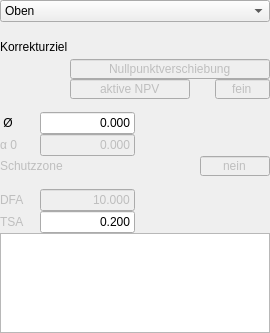
<?xml version="1.0" encoding="UTF-8"?>
<ui version="4.0">
 <class>TP_Bohrung</class>
 <widget class="QWidget" name="TP_Bohrung">
  <property name="geometry">
   <rect>
    <x>0</x>
    <y>0</y>
    <width>270</width>
    <height>333</height>
   </rect>
  </property>
  <property name="minimumSize">
   <size>
    <width>0</width>
    <height>0</height>
   </size>
  </property>
  <property name="maximumSize">
   <size>
    <width>270</width>
    <height>16777215</height>
   </size>
  </property>
  <property name="windowTitle">
   <string>Form</string>
  </property>
  <layout class="QVBoxLayout" name="verticalLayout">
   <property name="spacing">
    <number>0</number>
   </property>
   <property name="leftMargin">
    <number>0</number>
   </property>
   <property name="topMargin">
    <number>0</number>
   </property>
   <property name="rightMargin">
    <number>0</number>
   </property>
   <property name="bottomMargin">
    <number>0</number>
   </property>
   <item>
    <widget class="QComboBox" name="comboBox_Frame">
     <item>
      <property name="text">
       <string>Oben</string>
      </property>
     </item>
     <item>
      <property name="text">
       <string>Hinten</string>
      </property>
     </item>
     <item>
      <property name="text">
       <string>Links</string>
      </property>
     </item>
     <item>
      <property name="text">
       <string>Vorne</string>
      </property>
     </item>
     <item>
      <property name="text">
       <string>Rechts</string>
      </property>
     </item>
    </widget>
   </item>
   <item>
    <spacer name="verticalSpacer_2">
     <property name="orientation">
      <enum>Qt::Vertical</enum>
     </property>
     <property name="sizeType">
      <enum>QSizePolicy::Fixed</enum>
     </property>
     <property name="sizeHint" stdset="0">
      <size>
       <width>20</width>
       <height>13</height>
      </size>
     </property>
    </spacer>
   </item>
   <item>
    <widget class="QLabel" name="label_Korrekturziel">
     <property name="maximumSize">
      <size>
       <width>16777215</width>
       <height>30</height>
      </size>
     </property>
     <property name="text">
      <string>Korrekturziel</string>
     </property>
    </widget>
   </item>
   <item>
    <layout class="QHBoxLayout" name="horizontalLayout">
     <property name="spacing">
      <number>0</number>
     </property>
     <item>
      <spacer name="horizontalSpacer_Nullpunktverschiebung">
       <property name="orientation">
        <enum>Qt::Horizontal</enum>
       </property>
       <property name="sizeType">
        <enum>QSizePolicy::Expanding</enum>
       </property>
       <property name="sizeHint" stdset="0">
        <size>
         <width>40</width>
         <height>20</height>
        </size>
       </property>
      </spacer>
     </item>
     <item>
      <widget class="QLineEdit" name="lineEdit_Nullpunkverschiebung">
       <property name="enabled">
        <bool>false</bool>
       </property>
       <property name="minimumSize">
        <size>
         <width>200</width>
         <height>0</height>
        </size>
       </property>
       <property name="maximumSize">
        <size>
         <width>200</width>
         <height>20</height>
        </size>
       </property>
       <property name="text">
        <string>Nullpunktverschiebung</string>
       </property>
       <property name="alignment">
        <set>Qt::AlignCenter</set>
       </property>
      </widget>
     </item>
    </layout>
   </item>
   <item>
    <layout class="QHBoxLayout" name="horizontalLayout_Aktive_NPV">
     <property name="spacing">
      <number>0</number>
     </property>
     <item>
      <spacer name="horizontalSpacer">
       <property name="orientation">
        <enum>Qt::Horizontal</enum>
       </property>
       <property name="sizeType">
        <enum>QSizePolicy::Expanding</enum>
       </property>
       <property name="sizeHint" stdset="0">
        <size>
         <width>40</width>
         <height>20</height>
        </size>
       </property>
      </spacer>
     </item>
     <item>
      <widget class="QLineEdit" name="lineEdit_Aktive_NPV">
       <property name="enabled">
        <bool>false</bool>
       </property>
       <property name="minimumSize">
        <size>
         <width>120</width>
         <height>0</height>
        </size>
       </property>
       <property name="maximumSize">
        <size>
         <width>120</width>
         <height>20</height>
        </size>
       </property>
       <property name="text">
        <string>aktive NPV</string>
       </property>
       <property name="alignment">
        <set>Qt::AlignCenter</set>
       </property>
      </widget>
     </item>
     <item>
      <spacer name="horizontalSpacer_2">
       <property name="orientation">
        <enum>Qt::Horizontal</enum>
       </property>
       <property name="sizeType">
        <enum>QSizePolicy::Fixed</enum>
       </property>
       <property name="sizeHint" stdset="0">
        <size>
         <width>25</width>
         <height>20</height>
        </size>
       </property>
      </spacer>
     </item>
     <item>
      <widget class="QLineEdit" name="lineEdit_Aktive_NPV_2">
       <property name="enabled">
        <bool>false</bool>
       </property>
       <property name="minimumSize">
        <size>
         <width>55</width>
         <height>0</height>
        </size>
       </property>
       <property name="maximumSize">
        <size>
         <width>55</width>
         <height>20</height>
        </size>
       </property>
       <property name="text">
        <string>fein</string>
       </property>
       <property name="alignment">
        <set>Qt::AlignCenter</set>
       </property>
      </widget>
     </item>
    </layout>
   </item>
   <item>
    <spacer name="verticalSpacer_3">
     <property name="orientation">
      <enum>Qt::Vertical</enum>
     </property>
     <property name="sizeType">
      <enum>QSizePolicy::Fixed</enum>
     </property>
     <property name="sizeHint" stdset="0">
      <size>
       <width>20</width>
       <height>13</height>
      </size>
     </property>
    </spacer>
   </item>
   <item>
    <layout class="QHBoxLayout" name="horizontalLayout_Durchmesser">
     <property name="spacing">
      <number>0</number>
     </property>
     <item>
      <widget class="QLabel" name="label_Durchmesser">
       <property name="enabled">
        <bool>true</bool>
       </property>
       <property name="minimumSize">
        <size>
         <width>40</width>
         <height>20</height>
        </size>
       </property>
       <property name="maximumSize">
        <size>
         <width>16777215</width>
         <height>20</height>
        </size>
       </property>
       <property name="text">
        <string> Ø</string>
       </property>
      </widget>
     </item>
     <item>
      <widget class="QLineEdit" name="lineEdit_Durchmesser">
       <property name="enabled">
        <bool>true</bool>
       </property>
       <property name="minimumSize">
        <size>
         <width>75</width>
         <height>20</height>
        </size>
       </property>
       <property name="maximumSize">
        <size>
         <width>95</width>
         <height>16777215</height>
        </size>
       </property>
       <property name="text">
        <string>0.000</string>
       </property>
       <property name="alignment">
        <set>Qt::AlignRight|Qt::AlignTrailing|Qt::AlignVCenter</set>
       </property>
      </widget>
     </item>
     <item>
      <spacer name="horizontalSpacer_11">
       <property name="orientation">
        <enum>Qt::Horizontal</enum>
       </property>
       <property name="sizeHint" stdset="0">
        <size>
         <width>40</width>
         <height>20</height>
        </size>
       </property>
      </spacer>
     </item>
    </layout>
   </item>
   <item>
    <layout class="QHBoxLayout" name="horizontalLayout_Alpha">
     <property name="spacing">
      <number>0</number>
     </property>
     <item>
      <widget class="QLabel" name="label_Alpha">
       <property name="enabled">
        <bool>false</bool>
       </property>
       <property name="minimumSize">
        <size>
         <width>40</width>
         <height>20</height>
        </size>
       </property>
       <property name="maximumSize">
        <size>
         <width>16777215</width>
         <height>20</height>
        </size>
       </property>
       <property name="text">
        <string>α 0</string>
       </property>
      </widget>
     </item>
     <item>
      <widget class="QLineEdit" name="lineEdit_Alpha">
       <property name="enabled">
        <bool>false</bool>
       </property>
       <property name="minimumSize">
        <size>
         <width>75</width>
         <height>20</height>
        </size>
       </property>
       <property name="maximumSize">
        <size>
         <width>95</width>
         <height>16777215</height>
        </size>
       </property>
       <property name="text">
        <string>0.000</string>
       </property>
       <property name="alignment">
        <set>Qt::AlignRight|Qt::AlignTrailing|Qt::AlignVCenter</set>
       </property>
      </widget>
     </item>
     <item>
      <spacer name="horizontalSpacer_10">
       <property name="orientation">
        <enum>Qt::Horizontal</enum>
       </property>
       <property name="sizeHint" stdset="0">
        <size>
         <width>40</width>
         <height>20</height>
        </size>
       </property>
      </spacer>
     </item>
    </layout>
   </item>
   <item>
    <layout class="QHBoxLayout" name="horizontalLayout_Schutzzone">
     <property name="spacing">
      <number>2</number>
     </property>
     <item>
      <widget class="QLabel" name="label_Schutzzone">
       <property name="enabled">
        <bool>false</bool>
       </property>
       <property name="minimumSize">
        <size>
         <width>0</width>
         <height>20</height>
        </size>
       </property>
       <property name="maximumSize">
        <size>
         <width>16777215</width>
         <height>20</height>
        </size>
       </property>
       <property name="text">
        <string>Schutzzone</string>
       </property>
      </widget>
     </item>
     <item>
      <spacer name="horizontalSpacer_12">
       <property name="orientation">
        <enum>Qt::Horizontal</enum>
       </property>
       <property name="sizeHint" stdset="0">
        <size>
         <width>40</width>
         <height>20</height>
        </size>
       </property>
      </spacer>
     </item>
     <item>
      <widget class="QLineEdit" name="lineEdit_Schutzzone">
       <property name="enabled">
        <bool>false</bool>
       </property>
       <property name="minimumSize">
        <size>
         <width>70</width>
         <height>20</height>
        </size>
       </property>
       <property name="maximumSize">
        <size>
         <width>70</width>
         <height>20</height>
        </size>
       </property>
       <property name="text">
        <string>nein</string>
       </property>
       <property name="alignment">
        <set>Qt::AlignCenter</set>
       </property>
      </widget>
     </item>
    </layout>
   </item>
   <item>
    <spacer name="verticalSpacer_4">
     <property name="orientation">
      <enum>Qt::Vertical</enum>
     </property>
     <property name="sizeType">
      <enum>QSizePolicy::Fixed</enum>
     </property>
     <property name="sizeHint" stdset="0">
      <size>
       <width>20</width>
       <height>13</height>
      </size>
     </property>
    </spacer>
   </item>
   <item>
    <layout class="QHBoxLayout" name="horizontalLayout_DFA">
     <property name="spacing">
      <number>0</number>
     </property>
     <item>
      <widget class="QLabel" name="label_DFA">
       <property name="enabled">
        <bool>false</bool>
       </property>
       <property name="minimumSize">
        <size>
         <width>40</width>
         <height>20</height>
        </size>
       </property>
       <property name="maximumSize">
        <size>
         <width>16777215</width>
         <height>20</height>
        </size>
       </property>
       <property name="text">
        <string>DFA</string>
       </property>
      </widget>
     </item>
     <item>
      <widget class="QLineEdit" name="lineEdit_DFA">
       <property name="enabled">
        <bool>false</bool>
       </property>
       <property name="minimumSize">
        <size>
         <width>75</width>
         <height>20</height>
        </size>
       </property>
       <property name="maximumSize">
        <size>
         <width>95</width>
         <height>16777215</height>
        </size>
       </property>
       <property name="text">
        <string>10.000</string>
       </property>
       <property name="alignment">
        <set>Qt::AlignRight|Qt::AlignTrailing|Qt::AlignVCenter</set>
       </property>
      </widget>
     </item>
     <item>
      <spacer name="horizontalSpacer_13">
       <property name="orientation">
        <enum>Qt::Horizontal</enum>
       </property>
       <property name="sizeHint" stdset="0">
        <size>
         <width>40</width>
         <height>20</height>
        </size>
       </property>
      </spacer>
     </item>
    </layout>
   </item>
   <item>
    <layout class="QHBoxLayout" name="horizontalLayout_TSA">
     <property name="spacing">
      <number>0</number>
     </property>
     <item>
      <widget class="QLabel" name="label_TSA">
       <property name="enabled">
        <bool>false</bool>
       </property>
       <property name="minimumSize">
        <size>
         <width>40</width>
         <height>20</height>
        </size>
       </property>
       <property name="maximumSize">
        <size>
         <width>16777215</width>
         <height>20</height>
        </size>
       </property>
       <property name="acceptDrops">
        <bool>true</bool>
       </property>
       <property name="text">
        <string>TSA</string>
       </property>
      </widget>
     </item>
     <item>
      <widget class="QLineEdit" name="lineEdit_TSA">
       <property name="enabled">
        <bool>true</bool>
       </property>
       <property name="minimumSize">
        <size>
         <width>75</width>
         <height>20</height>
        </size>
       </property>
       <property name="maximumSize">
        <size>
         <width>95</width>
         <height>16777215</height>
        </size>
       </property>
       <property name="acceptDrops">
        <bool>true</bool>
       </property>
       <property name="toolTip">
        <string>Vertrauensbereich</string>
       </property>
       <property name="text">
        <string>0.200</string>
       </property>
       <property name="alignment">
        <set>Qt::AlignRight|Qt::AlignTrailing|Qt::AlignVCenter</set>
       </property>
      </widget>
     </item>
     <item>
      <spacer name="horizontalSpacer_14">
       <property name="orientation">
        <enum>Qt::Horizontal</enum>
       </property>
       <property name="sizeHint" stdset="0">
        <size>
         <width>40</width>
         <height>20</height>
        </size>
       </property>
      </spacer>
     </item>
    </layout>
   </item>
   <item>
    <widget class="QTextEdit" name="textEdit_Anfahren">
     <property name="minimumSize">
      <size>
       <width>0</width>
       <height>100</height>
      </size>
     </property>
     <property name="maximumSize">
      <size>
       <width>16777215</width>
       <height>100</height>
      </size>
     </property>
     <property name="font">
      <font>
       <family>Lucida Console</family>
      </font>
     </property>
    </widget>
   </item>
  </layout>
 </widget>
 <resources/>
 <connections/>
</ui>
